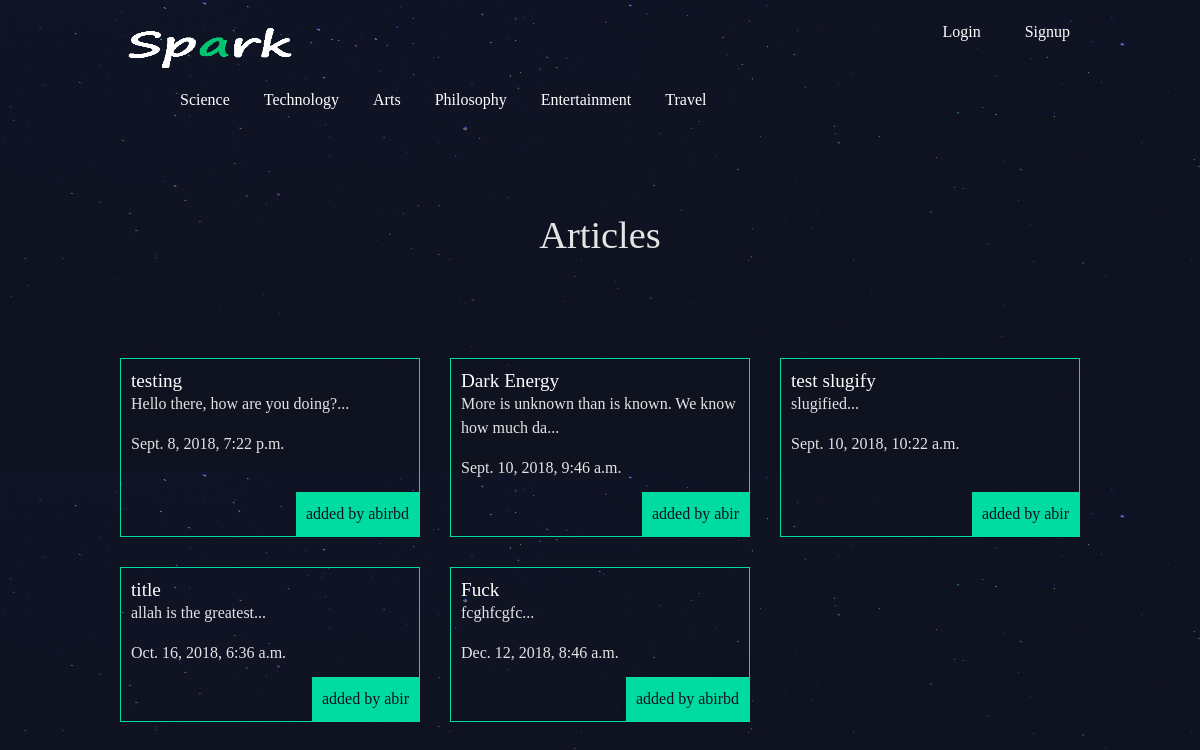
/, run on an earlier commit of the app's database.
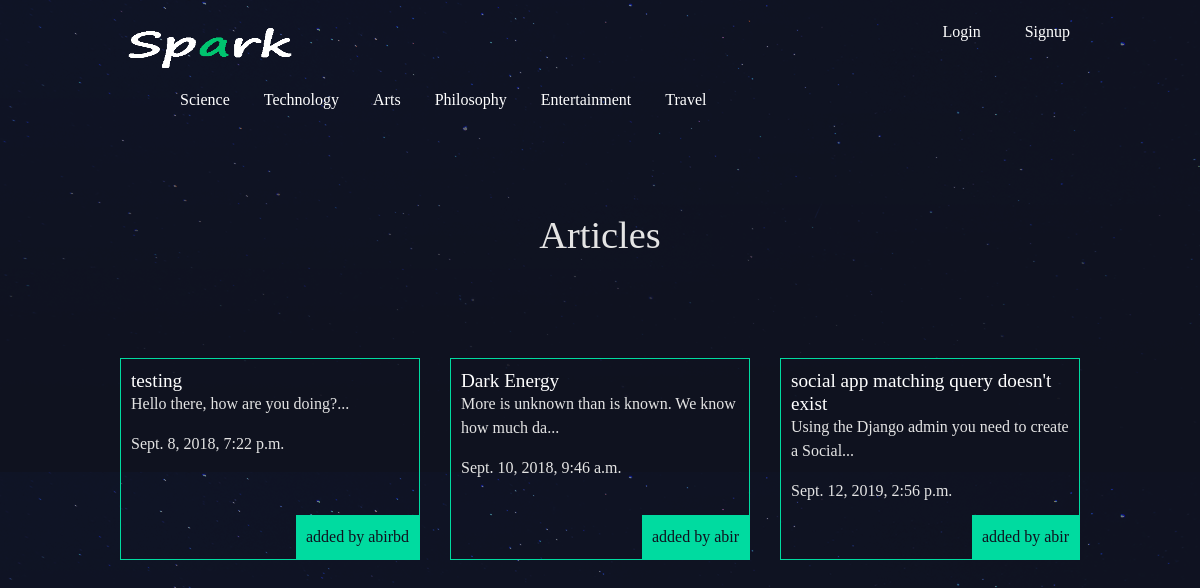
And on a later commit of the database.
### articles/models.py (models this page shows, shortened)
class Article(models.Model):
    title = models.CharField(max_length=100)
    slug = models.SlugField()
    body = models.TextField()
    date = models.DateTimeField(auto_now_add=True)
    thumb = models.ImageField(default='default.png', blank=True)
    author = models.ForeignKey(User,default=None, on_delete=models.CASCADE)
    def snippet(self):
        return self.body[:50] + '...'

### articles/views.py (the view)
# urls.py: path('', views.article_list, name='list'),
def article_list(request):
    articles = Article.objects.all().order_by('date')
    return render(request, 'articles/article_list.html', { 'articles': articles })

### articles/templates/articles/article_list.html
{% extends 'base_layout.html' %}
{% block content %}
        <div class="categories">
            <ul style="list-style: none; margin-left=100px">
                <li style="display: inline-block; padding-left:20px; margin-left=100px;"><a href="#">Science</a></li>
                <li style="display: inline-block; padding-left:20px; margin-left=100px"><a href="#">Technology</a></li>
                <li style="display: inline-block; padding-left:20px; margin-left=100px"><a href="#">Arts</a></li>
                <li style="display: inline-block; padding-left:20px; margin-left=100px"><a href="#">Philosophy</a></li>
                <li style="display: inline-block; padding-left:20px; margin-left=100px"><a href="#">Entertainment</a></li>
                <li style="display: inline-block; padding-left:20px; margin-left=100px"><a href="#">Travel</a></li>
            </ul>
        </div>
        <h1>Articles</h1>
        <div class="articles">
        {% for article in articles %}
            <div class="article">
                <h2><a href="{% url 'articles:detail' slug=article.slug %}">{{ article.title }}</a></h2>
                <p>{{ article.snippet }}</p>
                <p>{{ article.date }}</p>
                <p class="author">added by {{article.author.username}}</p>
            </div>
        {% endfor %}
        </div>
{% endblock %}

### templates/base_layout.html (shortened to what this page needs)
{% load static from staticfiles %}
{% load static %}
<!DOCTYPE html>
<html>
    <head>
        <link rel="stylesheet" href="https://stackpath.bootstrapcdn.com/bootstrap/4.1.3/css/bootstrap.min.css">
        <link rel="stylesheet" href="{% static 'styles.css' %}">
    </head>
    <body>
        <header class="wrapper">
            <h1 class="logo"><a href="{% url 'home' %}"><img style="width:180px;height:40px;" src="{% static 'logo3.png' %}" alt="djangonautic" /></a></h1>
            <nav>
                <ul>
                    {% if user.is_authenticated %}
                    <li>
                        <form class="logout-link" action="{% url 'accounts:logout' %}" method="post">
                            {% csrf_token %}
                            <button type="submit">Logout</button>
                        </form>
                    </li>
                    <li><a href="{% url 'articles:create' %}" class="highlight">New Article</a></li>
                    {% else %}
                    <li><a href="{% url 'accounts:login' %}">Login</a></li>
                    <li><a href="{% url 'accounts:signup' %}">Signup</a></li>
                    {% endif %}
                </ul>
            </nav>
        </header>
        <div class="wrapper">
            {% block content %}
            {% endblock %}
        </div>
    </body>
</html>

### assets/styles.css (style rules this page uses)
body { background-color: #0f121f; background-image: url(/static/stars.png); background-repeat-y: no-repeat; color: rgb(228, 228, 228); }
body * { font-family: Ubuntu; }
h1, h2, h3, h4, h5 { font-weight: normal; margin: 0; }
a, a:hover, a:visited { color: #fff; text-decoration: none; }
.wrapper { max-width: 960px; margin: 0 auto; }
div.wrapper>h1 { text-align: center; margin: 100px auto; font-size: 2.4em }
header { display: grid; grid-template-columns: 1fr 1fr; padding: 20px 0; }
nav { justify-self: end; }
nav li { display: inline-block; list-style-type: none; margin-left: 20px; }
.articles { display: grid; grid-template-columns: 1fr 1fr 1fr; grid-gap: 30px; }
.article { padding: 10px; border: 1px solid #00dba0; position: relative; padding-bottom: 40px; }
.article h2 { font-size: 1.2em; }
.article .author { padding: 10px; background: #00dba0; position: absolute; right: 0; bottom: 0; margin: 0; color: #0f121f; }
li { display: inline-block; padding: 0px 10px 0px 10px; }

What changed in the data, as far as the page shows it:
removed Article: title "test slugify", snippet "slugified...", date "Sept. 10, 2018, 10:22 a.m.", author.username "abir"
removed Article: title "title", snippet "allah is the greatest...", date "Oct. 16, 2018, 6:36 a.m.", author.username "abir"
removed Article: title "Fuck", snippet "fcghfcgfc...", date "Dec. 12, 2018, 8:46 a.m.", author.username "abirbd"
added Article: title "social app matching query doesn't exist", snippet "Using the Django admin you need to create a Social...", date "Sept. 12, 2019, 2:56 p.m.", author.username "abir"
